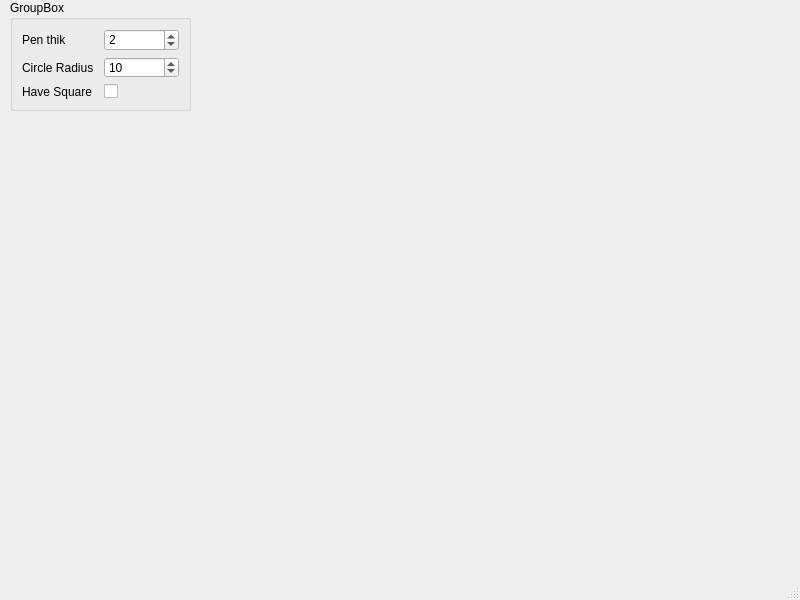
<?xml version="1.0" encoding="UTF-8"?>
<ui version="4.0">
 <class>MainWindow</class>
 <widget class="QMainWindow" name="MainWindow">
  <property name="geometry">
   <rect>
    <x>0</x>
    <y>0</y>
    <width>800</width>
    <height>600</height>
   </rect>
  </property>
  <property name="windowTitle">
   <string>MainWindow</string>
  </property>
  <widget class="QWidget" name="centralwidget">
   <widget class="QGroupBox" name="groupBox">
    <property name="geometry">
     <rect>
      <x>10</x>
      <y>0</y>
      <width>181</width>
      <height>111</height>
     </rect>
    </property>
    <property name="title">
     <string>GroupBox</string>
    </property>
    <layout class="QGridLayout" name="gridLayout">
     <item row="0" column="0">
      <widget class="QLabel" name="label">
       <property name="text">
        <string>Pen thik</string>
       </property>
      </widget>
     </item>
     <item row="1" column="0">
      <widget class="QLabel" name="label_2">
       <property name="text">
        <string>Circle Radius</string>
       </property>
      </widget>
     </item>
     <item row="1" column="1">
      <widget class="QSpinBox" name="spinBoxRadius">
       <property name="minimum">
        <number>1</number>
       </property>
       <property name="maximum">
        <number>999999</number>
       </property>
       <property name="value">
        <number>10</number>
       </property>
      </widget>
     </item>
     <item row="0" column="1">
      <widget class="QSpinBox" name="spinBoxPen">
       <property name="minimum">
        <number>1</number>
       </property>
       <property name="maximum">
        <number>999999</number>
       </property>
       <property name="value">
        <number>2</number>
       </property>
      </widget>
     </item>
     <item row="2" column="1">
      <widget class="QCheckBox" name="checkBoxSquareCap">
       <property name="text">
        <string/>
       </property>
      </widget>
     </item>
     <item row="2" column="0">
      <widget class="QLabel" name="label_3">
       <property name="text">
        <string>Have Square</string>
       </property>
      </widget>
     </item>
    </layout>
   </widget>
  </widget>
  <widget class="QMenuBar" name="menubar">
   <property name="geometry">
    <rect>
     <x>0</x>
     <y>0</y>
     <width>800</width>
     <height>22</height>
    </rect>
   </property>
  </widget>
  <widget class="QStatusBar" name="statusbar"/>
 </widget>
 <resources/>
 <connections/>
</ui>
